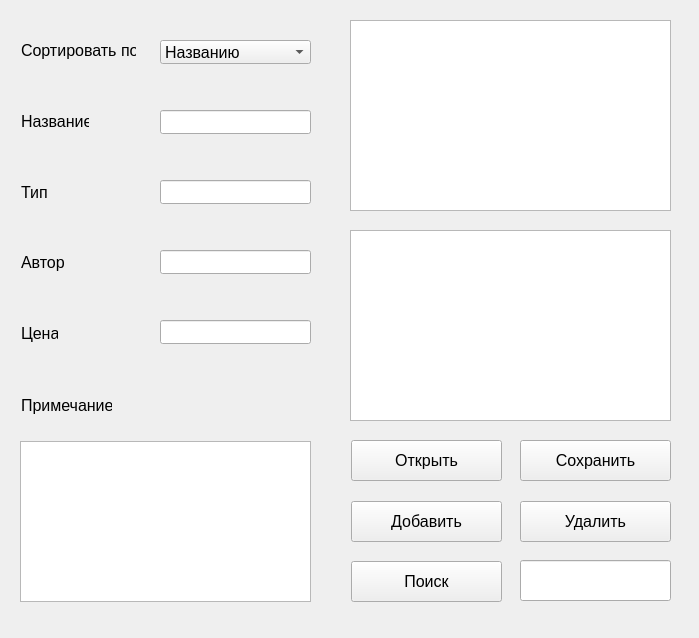
<?xml version="1.0" encoding="UTF-8"?>
<ui version="4.0">
 <class>Task2Window</class>
 <widget class="QWidget" name="Task2Window">
  <property name="geometry">
   <rect>
    <x>0</x>
    <y>0</y>
    <width>699</width>
    <height>638</height>
   </rect>
  </property>
  <property name="windowTitle">
   <string>Form</string>
  </property>
  <widget class="QListWidget" name="ObjectList">
   <property name="geometry">
    <rect>
     <x>350</x>
     <y>20</y>
     <width>321</width>
     <height>191</height>
    </rect>
   </property>
   <property name="font">
    <font>
     <pointsize>11</pointsize>
    </font>
   </property>
  </widget>
  <widget class="QTextEdit" name="infoList">
   <property name="enabled">
    <bool>true</bool>
   </property>
   <property name="geometry">
    <rect>
     <x>350</x>
     <y>230</y>
     <width>321</width>
     <height>191</height>
    </rect>
   </property>
   <property name="font">
    <font>
     <pointsize>11</pointsize>
    </font>
   </property>
   <property name="readOnly">
    <bool>true</bool>
   </property>
  </widget>
  <widget class="QLabel" name="label">
   <property name="geometry">
    <rect>
     <x>21</x>
     <y>40</y>
     <width>115</width>
     <height>21</height>
    </rect>
   </property>
   <property name="font">
    <font>
     <pointsize>12</pointsize>
    </font>
   </property>
   <property name="text">
    <string>Сортировать по</string>
   </property>
  </widget>
  <widget class="QLabel" name="label_2">
   <property name="geometry">
    <rect>
     <x>21</x>
     <y>111</y>
     <width>68</width>
     <height>21</height>
    </rect>
   </property>
   <property name="font">
    <font>
     <pointsize>12</pointsize>
    </font>
   </property>
   <property name="text">
    <string>Название</string>
   </property>
  </widget>
  <widget class="QLabel" name="label_3">
   <property name="geometry">
    <rect>
     <x>21</x>
     <y>182</y>
     <width>26</width>
     <height>21</height>
    </rect>
   </property>
   <property name="font">
    <font>
     <pointsize>12</pointsize>
    </font>
   </property>
   <property name="text">
    <string>Тип</string>
   </property>
  </widget>
  <widget class="QLabel" name="label_4">
   <property name="geometry">
    <rect>
     <x>21</x>
     <y>252</y>
     <width>43</width>
     <height>21</height>
    </rect>
   </property>
   <property name="font">
    <font>
     <pointsize>12</pointsize>
    </font>
   </property>
   <property name="text">
    <string>Автор</string>
   </property>
  </widget>
  <widget class="QLabel" name="label_5">
   <property name="geometry">
    <rect>
     <x>21</x>
     <y>323</y>
     <width>37</width>
     <height>21</height>
    </rect>
   </property>
   <property name="font">
    <font>
     <pointsize>12</pointsize>
    </font>
   </property>
   <property name="text">
    <string>Цена</string>
   </property>
  </widget>
  <widget class="QLabel" name="label_6">
   <property name="geometry">
    <rect>
     <x>21</x>
     <y>395</y>
     <width>91</width>
     <height>21</height>
    </rect>
   </property>
   <property name="font">
    <font>
     <pointsize>12</pointsize>
    </font>
   </property>
   <property name="text">
    <string>Примечание</string>
   </property>
  </widget>
  <widget class="QComboBox" name="sortComboBox">
   <property name="geometry">
    <rect>
     <x>160</x>
     <y>40</y>
     <width>151</width>
     <height>24</height>
    </rect>
   </property>
   <property name="font">
    <font>
     <pointsize>12</pointsize>
    </font>
   </property>
   <item>
    <property name="text">
     <string>Названию</string>
    </property>
   </item>
   <item>
    <property name="text">
     <string>Автору</string>
    </property>
   </item>
  </widget>
  <widget class="QLineEdit" name="nameEdit">
   <property name="geometry">
    <rect>
     <x>160</x>
     <y>110</y>
     <width>151</width>
     <height>24</height>
    </rect>
   </property>
  </widget>
  <widget class="QLineEdit" name="typeEdit">
   <property name="geometry">
    <rect>
     <x>160</x>
     <y>180</y>
     <width>151</width>
     <height>24</height>
    </rect>
   </property>
  </widget>
  <widget class="QLineEdit" name="authorEdit">
   <property name="geometry">
    <rect>
     <x>160</x>
     <y>250</y>
     <width>151</width>
     <height>24</height>
    </rect>
   </property>
  </widget>
  <widget class="QLineEdit" name="priceEdit">
   <property name="geometry">
    <rect>
     <x>160</x>
     <y>320</y>
     <width>151</width>
     <height>24</height>
    </rect>
   </property>
   <property name="inputMethodHints">
    <set>Qt::ImhDigitsOnly</set>
   </property>
  </widget>
  <widget class="QPushButton" name="button_open">
   <property name="geometry">
    <rect>
     <x>351</x>
     <y>440</y>
     <width>151</width>
     <height>41</height>
    </rect>
   </property>
   <property name="font">
    <font>
     <pointsize>12</pointsize>
    </font>
   </property>
   <property name="text">
    <string>Открыть</string>
   </property>
  </widget>
  <widget class="QPushButton" name="button_save">
   <property name="geometry">
    <rect>
     <x>520</x>
     <y>440</y>
     <width>151</width>
     <height>41</height>
    </rect>
   </property>
   <property name="font">
    <font>
     <pointsize>12</pointsize>
    </font>
   </property>
   <property name="text">
    <string>Сохранить</string>
   </property>
  </widget>
  <widget class="QPushButton" name="button_add">
   <property name="geometry">
    <rect>
     <x>351</x>
     <y>501</y>
     <width>151</width>
     <height>41</height>
    </rect>
   </property>
   <property name="font">
    <font>
     <pointsize>12</pointsize>
    </font>
   </property>
   <property name="text">
    <string>Добавить</string>
   </property>
  </widget>
  <widget class="QPushButton" name="button_delete">
   <property name="geometry">
    <rect>
     <x>520</x>
     <y>501</y>
     <width>151</width>
     <height>41</height>
    </rect>
   </property>
   <property name="font">
    <font>
     <pointsize>12</pointsize>
    </font>
   </property>
   <property name="text">
    <string>Удалить</string>
   </property>
  </widget>
  <widget class="QPushButton" name="button_search">
   <property name="geometry">
    <rect>
     <x>351</x>
     <y>561</y>
     <width>151</width>
     <height>41</height>
    </rect>
   </property>
   <property name="font">
    <font>
     <pointsize>12</pointsize>
    </font>
   </property>
   <property name="text">
    <string>Поиск</string>
   </property>
  </widget>
  <widget class="QLineEdit" name="searchEdit">
   <property name="geometry">
    <rect>
     <x>520</x>
     <y>560</y>
     <width>151</width>
     <height>41</height>
    </rect>
   </property>
   <property name="font">
    <font>
     <pointsize>11</pointsize>
    </font>
   </property>
  </widget>
  <widget class="QTextEdit" name="noteEdit">
   <property name="geometry">
    <rect>
     <x>20</x>
     <y>441</y>
     <width>291</width>
     <height>161</height>
    </rect>
   </property>
   <property name="font">
    <font>
     <pointsize>11</pointsize>
    </font>
   </property>
  </widget>
 </widget>
 <resources/>
 <connections/>
</ui>
